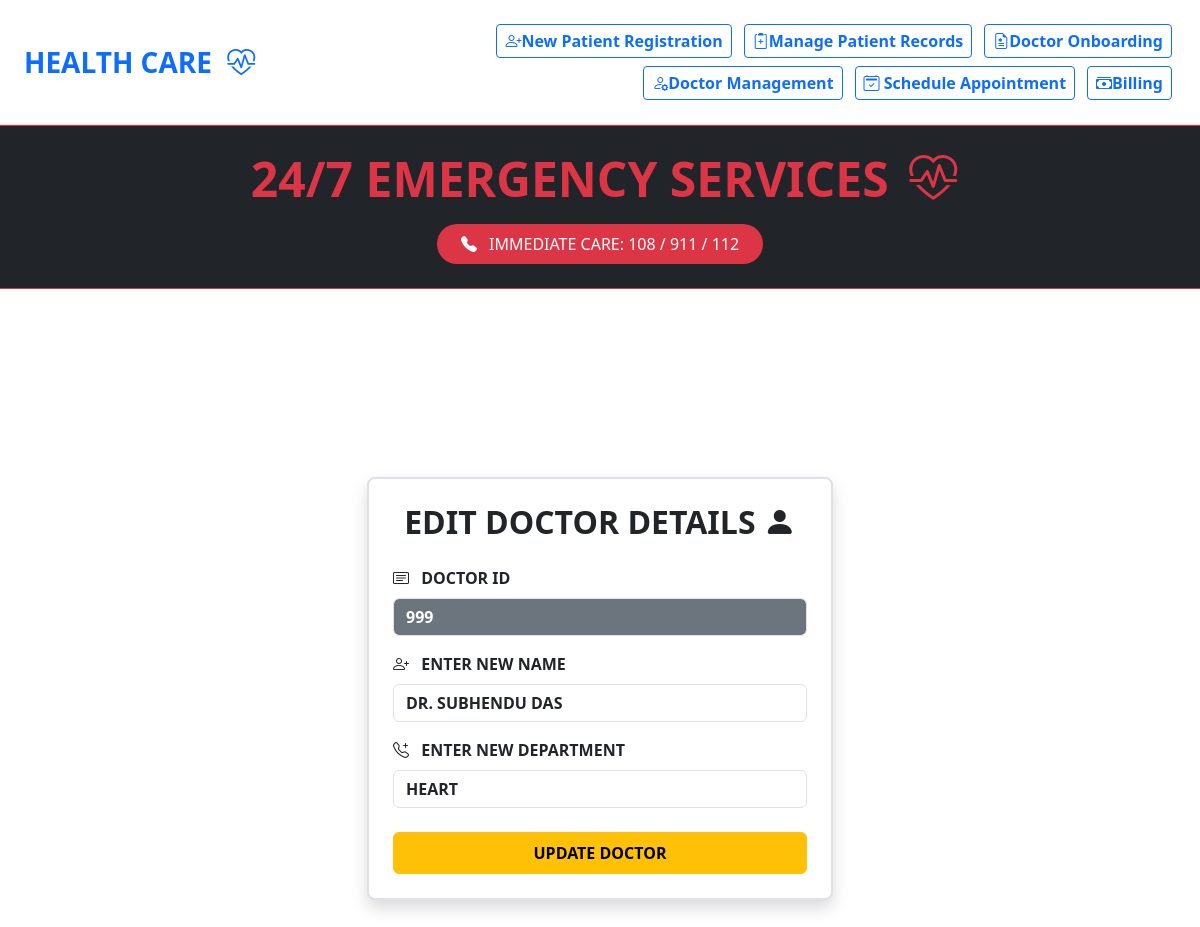
The app's page /edidoctor/999 with its own data.
### app1/models.py (models this page shows, shortened)
class Doctor(models.Model):
    DoctorId=models.CharField(max_length=3,primary_key=True)
    DoctorName=models.CharField(max_length=50)
    DoctorDepartement=models.CharField(max_length=13)
    class Meta:
        db_table='doctor'

### app1/views.py (the view, shortened to what this page needs)
# urls.py: path('edidoctor/<str:id>',modifdoctor,name='editdoctor'),
def modifdoctor(request,id):
    doctor=get_object_or_404(Doctor, DoctorId=id)
    return render(request, 'edit_doctor.html',context={'doctor':doctor})

### templates/edit_doctor.html (shortened to what this page needs)
{% extends 'home.html' %}
{% block content %}
<div class="container-fluid d-flex align-items-center justify-content-center min-vh-100 py-4 ">
  <div class="row justify-content-center w-100">
    <div class="col-12 col-md-8 col-lg-6 col-xl-5">
      <form method="POST" class="bg-white border border-2 rounded-3 p-3 p-md-4 shadow">
        <h2 class="text-center text-dark fw-bold mb-4">
          EDIT DOCTOR DETAILS <span class="bi bi-person-fill"></span>
        </h2>
        <div class="mb-3">
          <label class="form-label fw-bold">
            <span class="bi bi-card-text me-2"></span>
            DOCTOR ID
          </label>
          <input class="form-control bg-secondary text-white fw-bold"
                 name="id"
                 type="text"
                 value="{{ doctor.DoctorId }}"
                 readonly>
        </div>
        <div class="mb-3">
          <label class="form-label fw-bold">
            <span class="bi bi-person-plus me-2"></span>
            ENTER NEW NAME
          </label>
          <input class="form-control fw-bold"
                 name="Name"
                 type="text"
                 value="{{ doctor.DoctorName}}"
                 required>
        </div>
        <div class="mb-4">
          <label class="form-label fw-bold">
            <span class="bi bi-telephone-plus me-2"></span>
            ENTER NEW DEPARTMENT
          </label>
          <input class="form-control fw-bold"
                 name="DEP"
                 type="text"
                 value="{{ doctor.DoctorDepartement}}"
                 required>
        </div>
        <div class="d-grid">
          <button type="submit" class="btn btn-warning fw-bold py-2">
            UPDATE DOCTOR
          </button>
        </div>
      </form>
    </div>
  </div>
</div>
{% endblock %}

### static/css/css1.css (style rules this page uses)
* { margin: 0; padding: 0; box-sizing: border-box; }

### records on screen
Doctor: id "999", Name "DR. SUBHENDU DAS", DEP "HEART"
